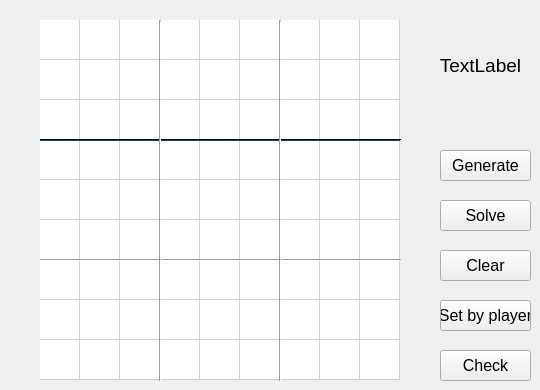
  <widget class="QWidget" name="centralWidget">
   <widget class="QPushButton" name="pushButton1">
    <property name="geometry">
     <rect>
      <x>440</x>
      <y>150</y>
      <width>91</width>
      <height>31</height>
     </rect>
    </property>
    <property name="palette">
     <palette>
      <active>
       <colorrole role="WindowText">
        <brush brushstyle="SolidPattern">
         <color alpha="255">
          <red>255</red>
          <green>255</green>
          <blue>255</blue>
         </color>
        </brush>
       </colorrole>
      </active>
      <inactive>
       <colorrole role="WindowText">
        <brush brushstyle="SolidPattern">
         <color alpha="255">
          <red>255</red>
          <green>255</green>
          <blue>255</blue>
         </color>
        </brush>
       </colorrole>
      </inactive>
      <disabled>
       <colorrole role="WindowText">
        <brush brushstyle="SolidPattern">
         <color alpha="255">
          <red>9</red>
          <green>25</green>
          <blue>35</blue>
         </color>
        </brush>
       </colorrole>
      </disabled>
     </palette>
    </property>
    <property name="font">
     <font>
      <pointsize>12</pointsize>
     </font>
    </property>
    <property name="text">
     <string>Generate</string>
    </property>
   </widget>
   <widget class="QPushButton" name="pushButton2">
    <property name="geometry">
     <rect>
      <x>440</x>
      <y>200</y>
      <width>91</width>
      <height>31</height>
     </rect>
    </property>
    <property name="font">
     <font>
      <pointsize>12</pointsize>
     </font>
    </property>
    <property name="text">
     <string>Solve</string>
    </property>
   </widget>
   <widget class="QPushButton" name="pushButton3">
    <property name="geometry">
     <rect>
      <x>440</x>
      <y>250</y>
      <width>91</width>
      <height>31</height>
     </rect>
    </property>
    <property name="font">
     <font>
      <pointsize>12</pointsize>
     </font>
    </property>
    <property name="text">
     <string>Clear</string>
    </property>
   </widget>
   <widget class="QTableWidget" name="tableWidget">
    <property name="geometry">
     <rect>
      <x>40</x>
      <y>20</y>
      <width>360</width>
      <height>360</height>
     </rect>
    </property>
    <property name="palette">
     <palette>
      <active>
       <colorrole role="WindowText">
        <brush brushstyle="SolidPattern">
         <color alpha="255">
          <red>0</red>
          <green>0</green>
          <blue>0</blue>
         </color>
        </brush>
       </colorrole>
       <colorrole role="Button">
        <brush brushstyle="SolidPattern">
         <color alpha="255">
          <red>249</red>
          <green>248</green>
          <blue>255</blue>
         </color>
        </brush>
       </colorrole>
       <colorrole role="Light">
        <brush brushstyle="SolidPattern">
         <color alpha="255">
          <red>255</red>
          <green>255</green>
          <blue>255</blue>
         </color>
        </brush>
       </colorrole>
       <colorrole role="Midlight">
        <brush brushstyle="SolidPattern">
         <color alpha="255">
          <red>252</red>
          <green>251</green>
          <blue>255</blue>
         </color>
        </brush>
       </colorrole>
       <colorrole role="Dark">
        <brush brushstyle="SolidPattern">
         <color alpha="255">
          <red>124</red>
          <green>124</green>
          <blue>127</blue>
         </color>
        </brush>
       </colorrole>
       <colorrole role="Mid">
        <brush brushstyle="SolidPattern">
         <color alpha="255">
          <red>166</red>
          <green>165</green>
          <blue>170</blue>
         </color>
        </brush>
       </colorrole>
       <colorrole role="Text">
        <brush brushstyle="SolidPattern">
         <color alpha="255">
          <red>0</red>
          <green>0</green>
          <blue>0</blue>
         </color>
        </brush>
       </colorrole>
       <colorrole role="BrightText">
        <brush brushstyle="SolidPattern">
         <color alpha="255">
          <red>255</red>
          <green>255</green>
          <blue>255</blue>
         </color>
        </brush>
       </colorrole>
       <colorrole role="ButtonText">
        <brush brushstyle="SolidPattern">
         <color alpha="255">
          <red>0</red>
          <green>0</green>
          <blue>0</blue>
         </color>
        </brush>
       </colorrole>
       <colorrole role="Base">
        <brush brushstyle="SolidPattern">
         <color alpha="255">
          <red>255</red>
          <green>255</green>
          <blue>255</blue>
         </color>
        </brush>
       </colorrole>
       <colorrole role="Window">
        <brush brushstyle="SolidPattern">
         <color alpha="255">
          <red>249</red>
          <green>248</green>
          <blue>255</blue>
         </color>
        </brush>
       </colorrole>
       <colorrole role="Shadow">
        <brush brushstyle="SolidPattern">
         <color alpha="255">
          <red>0</red>
          <green>0</green>
          <blue>0</blue>
         </color>
        </brush>
       </colorrole>
       <colorrole role="AlternateBase">
        <brush brushstyle="SolidPattern">
         <color alpha="255">
          <red>252</red>
          <green>251</green>
          <blue>255</blue>
         </color>
        </brush>
       </colorrole>
       <colorrole role="ToolTipBase">
        <brush brushstyle="SolidPattern">
         <color alpha="255">
          <red>255</red>
          <green>255</green>
          <blue>220</blue>
         </color>
        </brush>
       </colorrole>
       <colorrole role="ToolTipText">
        <brush brushstyle="SolidPattern">
         <color alpha="255">
          <red>0</red>
          <green>0</green>
          <blue>0</blue>
         </color>
        </brush>
       </colorrole>
      </active>
      <inactive>
       <colorrole role="WindowText">
        <brush brushstyle="SolidPattern">
         <color alpha="255">
          <red>0</red>
          <green>0</green>
          <blue>0</blue>
         </color>
        </brush>
       </colorrole>
       <colorrole role="Button">
        <brush brushstyle="SolidPattern">
         <color alpha="255">
          <red>249</red>
          <green>248</green>
          <blue>255</blue>
         </color>
        </brush>
       </colorrole>
       <colorrole role="Light">
        <brush brushstyle="SolidPattern">
         <color alpha="255">
          <red>255</red>
          <green>255</green>
          <blue>255</blue>
         </color>
        </brush>
       </colorrole>
       <colorrole role="Midlight">
        <brush brushstyle="SolidPattern">
         <color alpha="255">
          <red>252</red>
          <green>251</green>
          <blue>255</blue>
         </color>
        </brush>
       </colorrole>
       <colorrole role="Dark">
        <brush brushstyle="SolidPattern">
         <color alpha="255">
          <red>124</red>
          <green>124</green>
          <blue>127</blue>
         </color>
        </brush>
       </colorrole>
       <colorrole role="Mid">
        <brush brushstyle="SolidPattern">
         <color alpha="255">
          <red>166</red>
          <green>165</green>
          <blue>170</blue>
         </color>
        </brush>
       </colorrole>
       <colorrole role="Text">
        <brush brushstyle="SolidPattern">
         <color alpha="255">
          <red>0</red>
          <green>0</green>
          <blue>0</blue>
         </color>
        </brush>
       </colorrole>
       <colorrole role="BrightText">
        <brush brushstyle="SolidPattern">
         <color alpha="255">
          <red>255</red>
          <green>255</green>
          <blue>255</blue>
         </color>
        </brush>
       </colorrole>
       <colorrole role="ButtonText">
        <brush brushstyle="SolidPattern">
         <color alpha="255">
          <red>0</red>
          <green>0</green>
          <blue>0</blue>
         </color>
        </brush>
       </colorrole>
       <colorrole role="Base">
        <brush brushstyle="SolidPattern">
         <color alpha="255">
          <red>255</red>
          <green>255</green>
          <blue>255</blue>
         </color>
        </brush>
       </colorrole>
       <colorrole role="Window">
        <brush brushstyle="SolidPattern">
         <color alpha="255">
          <red>249</red>
          <green>248</green>
          <blue>255</blue>
         </color>
        </brush>
       </colorrole>
       <colorrole role="Shadow">
        <brush brushstyle="SolidPattern">
         <color alpha="255">
          <red>0</red>
          <green>0</green>
          <blue>0</blue>
         </color>
        </brush>
       </colorrole>
       <colorrole role="AlternateBase">
        <brush brushstyle="SolidPattern">
         <color alpha="255">
          <red>252</red>
          <green>251</green>
          <blue>255</blue>
         </color>
        </brush>
       </colorrole>
       <colorrole role="ToolTipBase">
        <brush brushstyle="SolidPattern">
         <color alpha="255">
          <red>255</red>
          <green>255</green>
          <blue>220</blue>
         </color>
        </brush>
       </colorrole>
       <colorrole role="ToolTipText">
        <brush brushstyle="SolidPattern">
         <color alpha="255">
          <red>0</red>
          <green>0</green>
          <blue>0</blue>
         </color>
        </brush>
       </colorrole>
      </inactive>
      <disabled>
       <colorrole role="WindowText">
        <brush brushstyle="SolidPattern">
         <color alpha="255">
          <red>124</red>
          <green>124</green>
          <blue>127</blue>
         </color>
        </brush>
       </colorrole>
       <colorrole role="Button">
        <brush brushstyle="SolidPattern">
         <color alpha="255">
          <red>249</red>
          <green>248</green>
          <blue>255</blue>
         </color>
        </brush>
       </colorrole>
       <colorrole role="Light">
        <brush brushstyle="SolidPattern">
         <color alpha="255">
          <red>255</red>
          <green>255</green>
          <blue>255</blue>
         </color>
        </brush>
       </colorrole>
       <colorrole role="Midlight">
        <brush brushstyle="SolidPattern">
         <color alpha="255">
          <red>252</red>
          <green>251</green>
          <blue>255</blue>
         </color>
        </brush>
       </colorrole>
       <colorrole role="Dark">
        <brush brushstyle="SolidPattern">
         <color alpha="255">
          <red>124</red>
          <green>124</green>
          <blue>127</blue>
         </color>
        </brush>
       </colorrole>
       <colorrole role="Mid">
        <brush brushstyle="SolidPattern">
         <color alpha="255">
          <red>166</red>
          <green>165</green>
          <blue>170</blue>
         </color>
        </brush>
       </colorrole>
       <colorrole role="Text">
        <brush brushstyle="SolidPattern">
         <color alpha="255">
          <red>124</red>
          <green>124</green>
          <blue>127</blue>
         </color>
        </brush>
       </colorrole>
       <colorrole role="BrightText">
        <brush brushstyle="SolidPattern">
         <color alpha="255">
          <red>255</red>
          <green>255</green>
          <blue>255</blue>
         </color>
        </brush>
       </colorrole>
       <colorrole role="ButtonText">
        <brush brushstyle="SolidPattern">
         <color alpha="255">
          <red>124</red>
          <green>124</green>
          <blue>127</blue>
         </color>
        </brush>
       </colorrole>
       <colorrole role="Base">
        <brush brushstyle="SolidPattern">
         <color alpha="255">
          <red>249</red>
          <green>248</green>
          <blue>255</blue>
         </color>
        </brush>
       </colorrole>
       <colorrole role="Window">
        <brush brushstyle="SolidPattern">
         <color alpha="255">
          <red>249</red>
          <green>248</green>
          <blue>255</blue>
         </color>
        </brush>
       </colorrole>
       <colorrole role="Shadow">
        <brush brushstyle="SolidPattern">
         <color alpha="255">
          <red>0</red>
          <green>0</green>
          <blue>0</blue>
         </color>
        </brush>
       </colorrole>
       <colorrole role="AlternateBase">
        <brush brushstyle="SolidPattern">
         <color alpha="255">
          <red>249</red>
          <green>248</green>
          <blue>255</blue>
         </color>
        </brush>
       </colorrole>
       <colorrole role="ToolTipBase">
        <brush brushstyle="SolidPattern">
         <color alpha="255">
          <red>255</red>
          <green>255</green>
          <blue>220</blue>
         </color>
        </brush>
       </colorrole>
       <colorrole role="ToolTipText">
        <brush brushstyle="SolidPattern">
         <color alpha="255">
          <red>0</red>
          <green>0</green>
          <blue>0</blue>
         </color>
        </brush>
       </colorrole>
      </disabled>
     </palette>
    </property>
    <property name="layoutDirection">
     <enum>Qt::LeftToRight</enum>
    </property>
    <property name="frameShape">
     <enum>QFrame::NoFrame</enum>
    </property>
    <property name="frameShadow">
     <enum>QFrame::Plain</enum>
    </property>
    <property name="verticalScrollBarPolicy">
     <enum>Qt::ScrollBarAlwaysOff</enum>
    </property>
    <property name="horizontalScrollBarPolicy">
     <enum>Qt::ScrollBarAlwaysOff</enum>
    </property>
    <property name="sizeAdjustPolicy">
     <enum>QAbstractScrollArea::AdjustIgnored</enum>
    </property>
    <property name="autoScroll">
     <bool>false</bool>
    </property>
    <property name="textElideMode">
     <enum>Qt::ElideLeft</enum>
    </property>
    <property name="rowCount">
     <number>9</number>
    </property>
    <property name="columnCount">
     <number>9</number>
    </property>
    <attribute name="horizontalHeaderVisible">
     <bool>false</bool>
    </attribute>
    <attribute name="horizontalHeaderDefaultSectionSize">
     <number>40</number>
    </attribute>
    <attribute name="verticalHeaderVisible">
     <bool>false</bool>
    </attribute>
    <attribute name="verticalHeaderDefaultSectionSize">
     <number>40</number>
    </attribute>
    <row/>
    <row/>
    <row/>
    <row/>
    <row/>
    <row/>
    <row/>
    <row/>
    <row/>
    <column/>
    <column/>
    <column/>
    <column/>
    <column/>
    <column/>
    <column/>
    <column/>
    <column/>
   </widget>
   <widget class="Line" name="line">
    <property name="geometry">
     <rect>
      <x>40</x>
      <y>138</y>
      <width>361</width>
      <height>4</height>
     </rect>
    </property>
    <property name="palette">
     <palette>
      <active>
       <colorrole role="WindowText">
        <brush brushstyle="SolidPattern">
         <color alpha="255">
          <red>255</red>
          <green>255</green>
          <blue>255</blue>
         </color>
        </brush>
       </colorrole>
       <colorrole role="Button">
        <brush brushstyle="SolidPattern">
         <color alpha="255">
          <red>16</red>
          <green>38</green>
          <blue>54</blue>
         </color>
        </brush>
       </colorrole>
       <colorrole role="Light">
        <brush brushstyle="SolidPattern">
         <color alpha="255">
          <red>24</red>
          <green>57</green>
          <blue>81</blue>
         </color>
        </brush>
       </colorrole>
       <colorrole role="Midlight">
        <brush brushstyle="SolidPattern">
         <color alpha="255">
          <red>20</red>
          <green>47</green>
          <blue>67</blue>
         </color>
        </brush>
       </colorrole>
       <colorrole role="Dark">
        <brush brushstyle="SolidPattern">
         <color alpha="255">
          <red>8</red>
          <green>19</green>
          <blue>27</blue>
         </color>
        </brush>
       </colorrole>
       <colorrole role="Mid">
        <brush brushstyle="SolidPattern">
         <color alpha="255">
          <red>10</red>
          <green>25</green>
          <blue>36</blue>
         </color>
        </brush>
       </colorrole>
       <colorrole role="Text">
        <brush brushstyle="SolidPattern">
         <color alpha="255">
          <red>255</red>
          <green>255</green>
          <blue>255</blue>
         </color>
        </brush>
       </colorrole>
       <colorrole role="BrightText">
        <brush brushstyle="SolidPattern">
         <color alpha="255">
          <red>255</red>
          <green>255</green>
          <blue>255</blue>
         </color>
        </brush>
       </colorrole>
       <colorrole role="ButtonText">
        <brush brushstyle="SolidPattern">
         <color alpha="255">
          <red>255</red>
          <green>255</green>
          <blue>255</blue>
         </color>
        </brush>
       </colorrole>
       <colorrole role="Base">
        <brush brushstyle="SolidPattern">
         <color alpha="255">
          <red>0</red>
          <green>0</green>
          <blue>0</blue>
         </color>
        </brush>
       </colorrole>
       <colorrole role="Window">
        <brush brushstyle="SolidPattern">
         <color alpha="255">
          <red>16</red>
          <green>38</green>
          <blue>54</blue>
         </color>
        </brush>
       </colorrole>
       <colorrole role="Shadow">
        <brush brushstyle="SolidPattern">
         <color alpha="255">
          <red>0</red>
          <green>0</green>
          <blue>0</blue>
         </color>
        </brush>
       </colorrole>
       <colorrole role="AlternateBase">
        <brush brushstyle="SolidPattern">
         <color alpha="255">
          <red>8</red>
          <green>19</green>
          <blue>27</blue>
         </color>
        </brush>
       </colorrole>
       <colorrole role="ToolTipBase">
        <brush brushstyle="SolidPattern">
         <color alpha="255">
          <red>255</red>
          <green>255</green>
          <blue>220</blue>
         </color>
        </brush>
       </colorrole>
       <colorrole role="ToolTipText">
        <brush brushstyle="SolidPattern">
         <color alpha="255">
          <red>0</red>
          <green>0</green>
          <blue>0</blue>
         </color>
        </brush>
       </colorrole>
      </active>
      <inactive>
       <colorrole role="WindowText">
        <brush brushstyle="SolidPattern">
         <color alpha="255">
          <red>255</red>
          <green>255</green>
          <blue>255</blue>
         </color>
        </brush>
       </colorrole>
       <colorrole role="Button">
        <brush brushstyle="SolidPattern">
         <color alpha="255">
          <red>16</red>
          <green>38</green>
          <blue>54</blue>
         </color>
        </brush>
       </colorrole>
       <colorrole role="Light">
        <brush brushstyle="SolidPattern">
         <color alpha="255">
          <red>24</red>
          <green>57</green>
          <blue>81</blue>
         </color>
        </brush>
       </colorrole>
       <colorrole role="Midlight">
        <brush brushstyle="SolidPattern">
         <color alpha="255">
          <red>20</red>
          <green>47</green>
          <blue>67</blue>
         </color>
        </brush>
       </colorrole>
       <colorrole role="Dark">
        <brush brushstyle="SolidPattern">
         <color alpha="255">
          <red>8</red>
          <green>19</green>
          <blue>27</blue>
         </color>
        </brush>
       </colorrole>
       <colorrole role="Mid">
        <brush brushstyle="SolidPattern">
         <color alpha="255">
          <red>10</red>
          <green>25</green>
          <blue>36</blue>
         </color>
        </brush>
       </colorrole>
       <colorrole role="Text">
        <brush brushstyle="SolidPattern">
         <color alpha="255">
          <red>255</red>
          <green>255</green>
          <blue>255</blue>
         </color>
        </brush>
       </colorrole>
       <colorrole role="BrightText">
        <brush brushstyle="SolidPattern">
         <color alpha="255">
          <red>255</red>
          <green>255</green>
          <blue>255</blue>
         </color>
        </brush>
       </colorrole>
       <colorrole role="ButtonText">
        <brush brushstyle="SolidPattern">
         <color alpha="255">
          <red>255</red>
          <green>255</green>
          <blue>255</blue>
         </color>
        </brush>
       </colorrole>
       <colorrole role="Base">
        <brush brushstyle="SolidPattern">
         <color alpha="255">
          <red>0</red>
          <green>0</green>
          <blue>0</blue>
         </color>
        </brush>
       </colorrole>
       <colorrole role="Window">
        <brush brushstyle="SolidPattern">
         <color alpha="255">
          <red>16</red>
          <green>38</green>
          <blue>54</blue>
         </color>
        </brush>
       </colorrole>
       <colorrole role="Shadow">
        <brush brushstyle="SolidPattern">
         <color alpha="255">
          <red>0</red>
          <green>0</green>
          <blue>0</blue>
         </color>
        </brush>
       </colorrole>
       <colorrole role="AlternateBase">
        <brush brushstyle="SolidPattern">
         <color alpha="255">
          <red>8</red>
          <green>19</green>
          <blue>27</blue>
         </color>
        </brush>
       </colorrole>
       <colorrole role="ToolTipBase">
        <brush brushstyle="SolidPattern">
         <color alpha="255">
          <red>255</red>
          <green>255</green>
          <blue>220</blue>
         </color>
        </brush>
       </colorrole>
       <colorrole role="ToolTipText">
        <brush brushstyle="SolidPattern">
         <color alpha="255">
          <red>0</red>
          <green>0</green>
          <blue>0</blue>
         </color>
        </brush>
       </colorrole>
      </inactive>
      <disabled>
       <colorrole role="WindowText">
        <brush brushstyle="SolidPattern">
         <color alpha="255">
          <red>8</red>
          <green>19</green>
          <blue>27</blue>
         </color>
        </brush>
       </colorrole>
       <colorrole role="Button">
        <brush brushstyle="SolidPattern">
         <color alpha="255">
          <red>16</red>
          <green>38</green>
          <blue>54</blue>
         </color>
        </brush>
       </colorrole>
       <colorrole role="Light">
        <brush brushstyle="SolidPattern">
         <color alpha="255">
          <red>24</red>
          <green>57</green>
          <blue>81</blue>
         </color>
        </brush>
       </colorrole>
       <colorrole role="Midlight">
        <brush brushstyle="SolidPattern">
         <color alpha="255">
          <red>20</red>
          <green>47</green>
          <blue>67</blue>
         </color>
        </brush>
       </colorrole>
       <colorrole role="Dark">
        <brush brushstyle="SolidPattern">
         <color alpha="255">
          <red>8</red>
          <green>19</green>
          <blue>27</blue>
         </color>
        </brush>
       </colorrole>
       <colorrole role="Mid">
        <brush brushstyle="SolidPattern">
         <color alpha="255">
          <red>10</red>
          <green>25</green>
          <blue>36</blue>
         </color>
        </brush>
       </colorrole>
       <colorrole role="Text">
        <brush brushstyle="SolidPattern">
         <color alpha="255">
          <red>8</red>
          <green>19</green>
          <blue>27</blue>
         </color>
        </brush>
       </colorrole>
       <colorrole role="BrightText">
        <brush brushstyle="SolidPattern">
         <color alpha="255">
          <red>255</red>
          <green>255</green>
          <blue>255</blue>
         </color>
        </brush>
       </colorrole>
       <colorrole role="ButtonText">
        <brush brushstyle="SolidPattern">
         <color alpha="255">
          <red>8</red>
          <green>19</green>
          <blue>27</blue>
         </color>
        </brush>
       </colorrole>
       <colorrole role="Base">
        <brush brushstyle="SolidPattern">
         <color alpha="255">
          <red>16</red>
          <green>38</green>
          <blue>54</blue>
         </color>
        </brush>
       </colorrole>
       <colorrole role="Window">
        <brush brushstyle="SolidPattern">
         <color alpha="255">
          <red>16</red>
          <green>38</green>
          <blue>54</blue>
         </color>
        </brush>
       </colorrole>
       <colorrole role="Shadow">
        <brush brushstyle="SolidPattern">
         <color alpha="255">
          <red>0</red>
          <green>0</green>
          <blue>0</blue>
         </color>
        </brush>
       </colorrole>
       <colorrole role="AlternateBase">
        <brush brushstyle="SolidPattern">
         <color alpha="255">
          <red>16</red>
          <green>38</green>
          <blue>54</blue>
         </color>
        </brush>
       </colorrole>
       <colorrole role="ToolTipBase">
        <brush brushstyle="SolidPattern">
         <color alpha="255">
          <red>255</red>
          <green>255</green>
          <blue>220</blue>
         </color>
        </brush>
       </colorrole>
       <colorrole role="ToolTipText">
        <brush brushstyle="SolidPattern">
         <color alpha="255">
          <red>0</red>
          <green>0</green>
          <blue>0</blue>
         </color>
        </brush>
       </colorrole>
      </disabled>
     </palette>
    </property>
    <property name="acceptDrops">
     <bool>false</bool>
    </property>
    <property name="orientation">
     <enum>Qt::Horizontal</enum>
    </property>
   </widget>
   <widget class="Line" name="line_2">
    <property name="geometry">
     <rect>
      <x>40</x>
      <y>258</y>
      <width>361</width>
      <height>4</height>
     </rect>
    </property>
    <property name="orientation">
     <enum>Qt::Horizontal</enum>
    </property>
   </widget>
   <widget class="Line" name="line_3">
    <property name="geometry">
     <rect>
      <x>158</x>
      <y>20</y>
      <width>4</width>
      <height>361</height>
     </rect>
    </property>
    <property name="orientation">
     <enum>Qt::Vertical</enum>
    </property>
   </widget>
   <widget class="Line" name="line_4">
    <property name="geometry">
     <rect>
      <x>278</x>
      <y>20</y>
      <width>4</width>
      <height>361</height>
     </rect>
    </property>
    <property name="orientation">
     <enum>Qt::Vertical</enum>
    </property>
   </widget>
   <widget class="QLabel" name="label">
    <property name="geometry">
     <rect>
      <x>430</x>
      <y>50</y>
      <width>101</width>
      <height>31</height>
     </rect>
    </property>
    <property name="font">
     <font>
      <pointsize>14</pointsize>
     </font>
    </property>
    <property name="text">
     <string>TextLabel</string>
    </property>
    <property name="alignment">
     <set>Qt::AlignCenter</set>
    </property>
   </widget>
   <widget class="QPushButton" name="pushButton4">
    <property name="geometry">
     <rect>
      <x>440</x>
      <y>300</y>
      <width>91</width>
      <height>31</height>
     </rect>
    </property>
    <property name="font">
     <font>
      <pointsize>12</pointsize>
     </font>
    </property>
    <property name="text">
     <string>Set by player</string>
    </property>
   </widget>
   <widget class="QPushButton" name="pushButton5">
    <property name="geometry">
     <rect>
      <x>440</x>
      <y>350</y>
      <width>91</width>
      <height>31</height>
     </rect>
    </property>
    <property name="font">
     <font>
      <pointsize>12</pointsize>
     </font>
    </property>
    <property name="text">
     <string>Check</string>
    </property>
   </widget>
  </widget>
